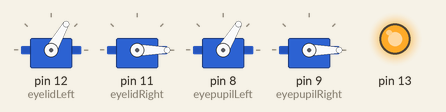
A sketch run on a simulated Arduino Mega 2560, built with avr-gcc and run on an emulated ATmega2560. Shown: 4 × servo, output pins drawn as LEDs (lit = HIGH). The audio player accepts every command and is not drawn; what the sketch prints to the serial monitor is not drawn.

Above: at 0.55 s.
At 1.45 s:
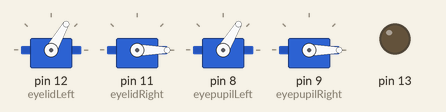
At 2.45 s:
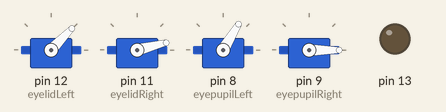
At 2.85 s:
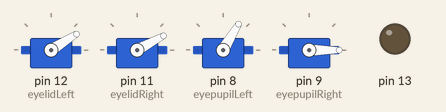
At 3.4 s:
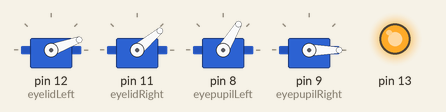
At 4.45 s:
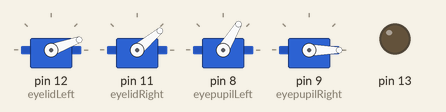
Timing chart, 0 to 5.7 s (numbered marks = the images above):
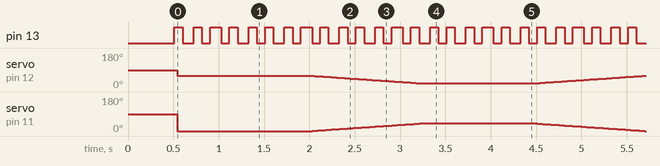

The sketch:

finist_eyes.ino
```cpp
#include <DFRobotDFPlayerMini.h>

DFRobotDFPlayerMini myDFPlayer;

#include <Servo.h>

#define CLOSE_LEFT_EYE 60
#define CLOSE_RIGHT_EYE 0
#define CLOSE_LEFT_PUPIL 60
#define CLOSE_RIGHT_PUPIL 0
#define DELTA_EYE 60

Servo eyelidLeft;
Servo eyelidRight;
Servo eyepupilLeft;
Servo eyepupilRight;

uint32_t   myTimerEyeLeft = millis();        //Обнуляем таймер
uint32_t   myTimerEyeRight = millis();
uint32_t   myTimerPupilLeft = millis();
uint32_t   myTimerPupilRight = millis();
uint32_t   timerCond = millis();

int condition = 0, conditionRec = 0, conditionFuture = 0, conditionOld = -1, caseOld = -1;
bool exercise = 0;
bool greetings = 0;
int tagShowed = -1;
int End = 0;
int tagReal = 0;
int tagShowedBefore = -1;
int8_t arrayExercise[6] = {7, 5, 15, 11, 13, 9};
int8_t arrayExerciseOld[6] = { -1, -1, -1, -1, -1, -1};

void setup()
{
  Serial.begin(9600);         //инициализируем UART USB
  Serial1.begin(9600);        //инициализируем UART связи со светом
  Serial2.begin(9600);        //инициализируем UART связи с платформой
  Serial3.begin(9600);        //инициализируем UART связи с плеером
  Serial.print("\tПривет!\n");
  myDFPlayer.begin(Serial3);  //инициализируем плеер
  myDFPlayer.volume(25);      //от 10 до 30

  eyelidLeft.attach(12);      //инициализируем сервопривод левых век 12
  eyelidRight.attach(11);     //инициализируем сервопривод правых век 11

  eyepupilLeft.attach(8);      //инициализируем сервопривод левой брови 8
  eyepupilRight.attach(9);     //инициализируем сервопривод правой брови 9

  myTimerEyeLeft = millis();  //Обнуляем таймер
  myTimerEyeRight = millis();
  myTimerPupilLeft = millis();
  myTimerPupilRight = millis();
  timerCond = millis();     //Обнуляем таймер
  pupilLeft(20);
  pupilRight(0);

  pinMode(13, 1);
}

void eyeLeft(int desiredPosition)
{
  static int currentPosition = 0;

  if (currentPosition > desiredPosition)
    currentPosition -= 1;
  else if (currentPosition < desiredPosition)
    currentPosition += 1;

  eyelidLeft.write(CLOSE_LEFT_EYE - currentPosition);
}

void eyeRight(int desiredPosition)
{
  static int currentPosition = 0;

  if (currentPosition > desiredPosition)
    currentPosition -= 1;
  else if (currentPosition < desiredPosition)
    currentPosition += 1;

  eyelidRight.write(CLOSE_RIGHT_EYE + currentPosition);
}
//
void pupilLeft(int desiredPosition)
{
  static int currentPosition = 0;

  if (currentPosition > desiredPosition)
    currentPosition -= 1;
  else if (currentPosition < desiredPosition)
    currentPosition += 1;

  eyepupilLeft.write(CLOSE_LEFT_PUPIL - currentPosition);
}
void pupilRight(int desiredPosition)
{
  static int currentPosition = 0;

  if (currentPosition > desiredPosition)
    currentPosition -= 1;
  else if (currentPosition < desiredPosition)
    currentPosition += 1;

  eyepupilRight.write(CLOSE_RIGHT_PUPIL - currentPosition);
}

void loop()
{
  (millis() % 200 > 100) ? digitalWrite(13, 1) : digitalWrite(13, 0); //пример короткой записи if/else

  if (millis() - myTimerEyeLeft > 20)   //плавное движение серв
  {
    myTimerEyeLeft = millis();
    if (millis() % 4000 > 2000)
      eyeLeft(40);
    else if (millis() % 4000 > 500)
      eyeLeft(0);
  }

  if (millis() - myTimerEyeRight > 20)   //плавное движение серв
  {
    myTimerEyeRight = millis();
    if (millis() % 4000 > 2000)
      eyeRight(40);
    else if (millis() % 4000 > 500)
      eyeRight(0);
  }
  //привествие
  myDFPlayer.play(1);

}

/*
   myDFPlayer.next();  //Play next mp3
   myDFPlayer.previous();  //Play previous mp3
   myDFPlayer.play(1);  //Play the first mp3
   myDFPlayer.loop(1);  //Loop the first mp3
   myDFPlayer.pause();  //pause the mp3
   myDFPlayer.start();  //start the mp3 from the pause
   myDFPlayer.playFolder(15, 4);  //play specific mp3 in SD:/15/004.mp3; Folder Name(1~99); File Name(1~255)
   myDFPlayer.enableLoopAll(); //loop all mp3 files.
   myDFPlayer.disableLoopAll(); //stop loop all mp3 files.
   myDFPlayer.playMp3Folder(4); //play specific mp3 in SD:/MP3/0004.mp3; File Name(0~65535)
   myDFPlayer.advertise(3); //advertise specific mp3 in SD:/ADVERT/0003.mp3; File Name(0~65535)
   myDFPlayer.stopAdvertise(); //stop advertise
   myDFPlayer.playLargeFolder(2, 999); //play specific mp3 in SD:/02/004.mp3; Folder Name(1~10); File Name(1~1000)
   myDFPlayer.loopFolder(5); //loop all mp3 files in folder SD:/05.
   myDFPlayer.randomAll(); //Random play all the mp3.
   myDFPlayer.enableLoop(); //enable loop.
   myDFPlayer.disableLoop(); //disable loop.
*/
```

Measured:
- by itself, pin 13: alternates HIGH for 0.09 s and LOW for 0.09 s
